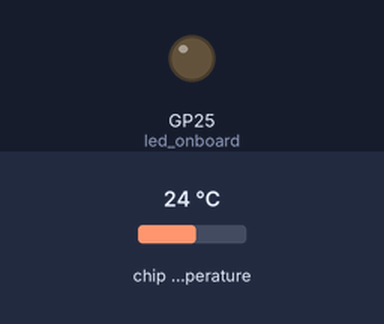
Recording of a program running on a simulated Raspberry Pi Pico running MicroPython. On the bench: output pins drawn as LEDs (lit = HIGH). Inputs (shaded band) come from the test bench; at power-on: chip temperature 24 °C. Files the program writes start out absent; what the program prints to the serial console is not drawn.

Above: at 1.0 s.
At 7.0 s:
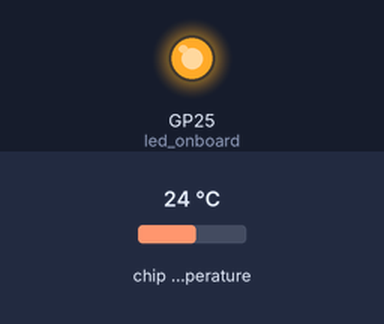
Timing chart, 0 to 15.6 s (numbered marks = the images above):
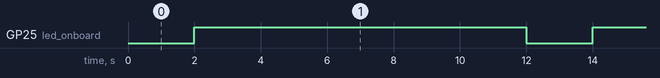

Measured:
- by itself, GP25 (led_onboard): alternates HIGH for 10.0 s and LOW for 2.0 s

The program:

main.py
```python
import machine
import utime

led_onboard = machine.Pin(25, machine.Pin.OUT)
#f = open("tempLogFile.txt", "x")

while True:
        #This turns the onboard LED ON and OFF
        led_onboard.value(0)
        utime.sleep(2)
        led_onboard.value(1)
        utime.sleep(10)

        #This reads the onboard TEMPSENSOR built into RP2040 chip
        sensor_temp = machine.ADC(4)

        #This calculated the Celsius and Fahrenheit values
        CONVERSION_FACTOR = 3.3 / (65535)
        reading = sensor_temp.read_u16() * CONVERSION_FACTOR
        temperature_celsius = 27 - (reading - 0.706)/0.001721
        temperature_fahrenheit = (temperature_celsius * 9/5) + 32

        #Rounds the temp values
        temperature_fahrenheit = round(temperature_fahrenheit, 2)
        temperature_celsius = round(temperature_celsius, 2)

        #This outputs formatted values to the console
        print("Celsius: ", temperature_celsius, " |  Fahrenheit: ", temperature_fahrenheit)

        #This appends the Temp reading to the TempLogFile.txt
        f = open("TempLogFile.txt", "a")
        f.write("Celsius: ")
        f.write(f"{temperature_celsius}")
        f.write("| Fahrenheit: ")
        f.write(f"{temperature_fahrenheit}")
        f.write("\n")
        f.close()
```
